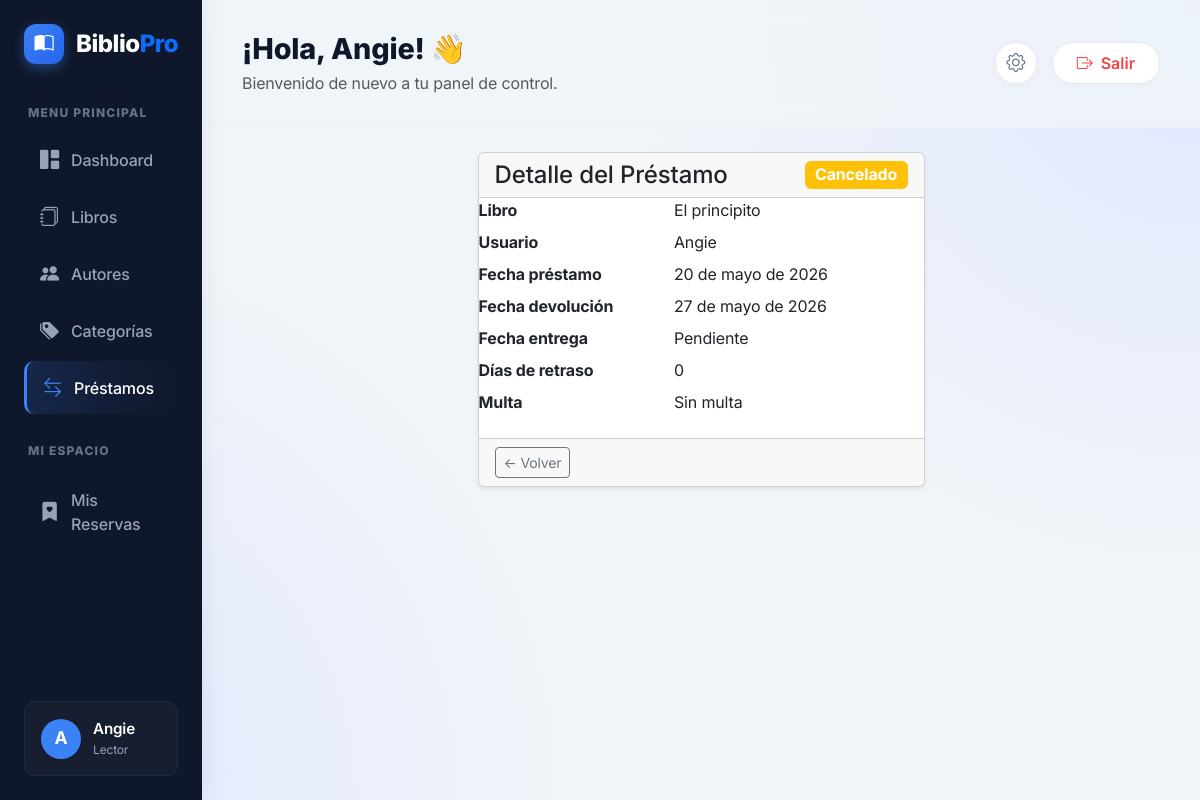
Page /prestamos/7/ (signed in) on the committed database.
### accounts/models.py (models this page shows, shortened)
class Perfil(models.Model):
    ROLES = (
        ('ADMIN', 'Administrador/Bibliotecario'),
        ('LECTOR', 'Lector'),
    )
    user = models.OneToOneField(User, on_delete=models.CASCADE)
    primer_nombre = models.CharField(max_length=100)
    segundo_nombre = models.CharField(max_length=100, blank=True)
    primer_apellido = models.CharField(max_length=100)
    segundo_apellido = models.CharField(max_length=100, blank=True)
    rol = models.CharField(max_length=20, choices=ROLES, default='LECTOR')
    sancionado = models.BooleanField(default=False)
    activo = models.BooleanField(default=True)

### prestamos/models.py (models this page shows, shortened)
class Prestamo(models.Model):
    ESTADOS = [
        ('PENDIENTE', 'Pendiente'),
        ('ACTIVO', 'Activo'),
        ('DEVUELTO', 'Devuelto'),
        ('RETRASADO', 'Retrasado'),
        ('CANCELADO', 'Cancelado'),
    ]
    usuario = models.ForeignKey(
        User,
        on_delete=models.PROTECT,
        related_name='prestamos'
    )
    libro = models.ForeignKey(
        Libro,
        on_delete=models.PROTECT,
        related_name='prestamos'
    )
    fecha_prestamo = models.DateField(
        default=timezone.localdate
    )
    fecha_devolucion = models.DateField()
    fecha_entrega = models.DateField(
        blank=True,
        null=True
    )
    notificacion_vencimiento_enviada = models.BooleanField(
        default=False
    )
    fecha_notificacion_enviada = models.DateTimeField(
        blank=True,
        null=True
    )
    estado = models.CharField(
        max_length=20,
        choices=ESTADOS,
        default='PENDIENTE'
    )
    multa = models.DecimalField(
        max_digits=10,
        decimal_places=2,
        default=Decimal('0.00')
    )
    observaciones = models.TextField(
        blank=True
    )
    creado = models.DateTimeField(
        auto_now_add=True
    )
    class Meta:
        ordering = ['-fecha_prestamo']
        verbose_name = 'préstamo'
        verbose_name_plural = 'préstamos'
    @property
    def dias_retraso(self):
        referencia = self.fecha_entrega or timezone.localdate()
        if referencia <= self.fecha_devolucion:
            return 0
        return (referencia - self.fecha_devolucion).days

### libros/models.py (models this page shows, shortened)
class Libro(models.Model):
    ESTADOS = [
        ('DISPONIBLE', 'Disponible'),
        ('PRESTADO', 'Prestado'),
        ('RESERVADO', 'Reservado'),
        ('RETRASADO', 'Retrasado'),
    ]
    titulo = models.CharField(
        max_length=200
    )
    isbn = models.CharField(
        max_length=20,
        unique=True
    )
    descripcion = models.TextField()
    autor = models.ForeignKey(
        Autor,
        on_delete=models.CASCADE
    )
    categoria = models.ForeignKey(
        Categoria,
        on_delete=models.CASCADE
    )
    imagen = models.ImageField(
        upload_to='libros/',
        blank=True,
        null=True
    )
    cantidad = models.PositiveIntegerField(
        default=1
    )
    disponibles = models.PositiveIntegerField(
        default=1
    )
    estado = models.CharField(
        max_length=20,
        choices=ESTADOS,
        default='DISPONIBLE'
    )
    fecha_creacion = models.DateTimeField(
        auto_now_add=True
    )

### prestamos/views.py (the view)
@login_required
def detalle_prestamo(request, prestamo_id):
    prestamo = get_object_or_404(
        Prestamo,
        id=prestamo_id
    )
    return render(
        request,
        'prestamos/detalle_prestamo.html',
        {
            'prestamo': prestamo
        }
    )

### prestamos/templates/prestamos/detalle_prestamo.html (shortened to what this page needs)
{% extends "base.html" %}
{% block content %}
<div class="row justify-content-center">
    <div class="col-md-6">
        <div class="card shadow-sm">
            <div class="card-header d-flex justify-content-between">
                <h4 class="mb-0">Detalle del Préstamo</h4>
                <span class="badge
                    {% if prestamo.estado == 'ACTIVO' %}bg-success
                    {% elif prestamo.estado == 'RETRASADO' %}bg-danger
                    {% elif prestamo.estado == 'DEVUELTO' %}bg-secondary
                    {% else %}bg-warning{% endif %} fs-6">
                    {{ prestamo.get_estado_display }}
                </span>
            </div>
            <div class="panel-body">
                <dl class="row">
                    <dt class="col-sm-5">Libro</dt>
                    <dd class="col-sm-7">{{ prestamo.libro.titulo }}</dd>
                    <dt class="col-sm-5">Usuario</dt>
                    <dd class="col-sm-7">{{ prestamo.usuario.username }}</dd>
                    <dt class="col-sm-5">Fecha préstamo</dt>
                    <dd class="col-sm-7">{{ prestamo.fecha_prestamo }}</dd>
                    <dt class="col-sm-5">Fecha devolución</dt>
                    <dd class="col-sm-7">{{ prestamo.fecha_devolucion }}</dd>
                    <dt class="col-sm-5">Fecha entrega</dt>
                    <dd class="col-sm-7">{{ prestamo.fecha_entrega|default:"Pendiente" }}</dd>
                    <dt class="col-sm-5">Días de retraso</dt>
                    <dd class="col-sm-7">{{ prestamo.dias_retraso }}</dd>
                    <dt class="col-sm-5">Multa</dt>
                    <dd class="col-sm-7">
                        {% if prestamo.multa > 0 %}${{ prestamo.multa|floatformat:0 }} COP
                        {% else %}Sin multa{% endif %}
                    </dd>
                </dl>
            </div>
            <div class="card-footer">
                <a href="{% url 'lista_prestamos' %}" class="btn btn-outline-secondary btn-sm">← Volver</a>
            </div>
        </div>
    </div>
</div>
{% endblock %}

### templates/base.html (shortened to what this page needs)
{% load static %}
<!DOCTYPE html>
<html lang="es">
<head>
    <link href="https://cdn.jsdelivr.net/npm/bootstrap@5.3.3/dist/css/bootstrap.min.css" rel="stylesheet">
    <link rel="stylesheet" href="{% static 'css/style.css' %}">
    <link rel="stylesheet" href="{% static 'css/app.css' %}">
    <link rel="stylesheet" href="https://cdn.jsdelivr.net/npm/bootstrap-icons@1.11.3/font/bootstrap-icons.min.css">
</head>
<body class="bg-gradient-modern">
    {% if user.is_authenticated %}
    <div class="app-layout">
        <aside class="modern-sidebar">
            <div class="sidebar-brand">
                <div class="brand-icon"><i class="bi bi-book-half"></i></div>
                <h3 class="brand-text">Biblio<span class="text-primary">Pro</span></h3>
            </div>
            <p class="sidebar-heading">MENU PRINCIPAL</p>
            <ul class="nav flex-column sidebar-nav">
                <li class="nav-item">
                    <a href="{% url 'dashboard' %}" class="nav-link {% if request.resolver_match.url_name == 'dashboard' %}active{% endif %}">
                        <i class="bi bi-grid-1x2-fill"></i><span>Dashboard</span>
                    </a>
                </li>
                <li class="nav-item">
                    <a href="{% url 'lista_libros' %}" class="nav-link {% if 'libro' in request.resolver_match.url_name %}active{% endif %}">
                        <i class="bi bi-journals"></i><span>Libros</span>
                    </a>
                </li>
                <li class="nav-item">
                    <a href="{% url 'lista_autores' %}" class="nav-link {% if 'autor' in request.resolver_match.url_name %}active{% endif %}">
                        <i class="bi bi-people-fill"></i><span>Autores</span>
                    </a>
                </li>
                <li class="nav-item">
                    <a href="{% url 'lista_categorias' %}" class="nav-link {% if 'categoria' in request.resolver_match.url_name %}active{% endif %}">
                        <i class="bi bi-tags-fill"></i><span>Categorías</span>
                    </a>
                </li>
                <li class="nav-item">
                    <a href="{% url 'lista_prestamos' %}" class="nav-link {% if 'prestamo' in request.resolver_match.url_name %}active{% endif %}">
                        <i class="bi bi-arrow-left-right"></i><span>Préstamos</span>
                    </a>
                </li>
                {% if user.perfil.rol == 'ADMIN' %}
                <p class="sidebar-heading mt-4">ADMINISTRACIÓN</p>
                <li class="nav-item">
                    <a href="{% url 'usuarios' %}" class="nav-link {% if 'usuario' in request.resolver_match.url_name %}active{% endif %}">
                        <i class="bi bi-person-badge-fill"></i><span>Usuarios</span>
                    </a>
                </li>
                <li class="nav-item">
                    <a href="{% url 'reservas:list' %}" class="nav-link {% if 'reserva' in request.resolver_match.url_name %}active{% endif %}">
                        <i class="bi bi-bookmark-star-fill"></i><span>Reservas</span>
                    </a>
                </li>
                <li class="nav-item">
                    <a href="{% url 'reportes:index' %}" class="nav-link {% if 'reporte' in request.resolver_match.url_name %}active{% endif %}">
                        <i class="bi bi-bar-chart-line-fill"></i><span>Reportes</span>
                    </a>
                </li>
                {% else %}
                <p class="sidebar-heading mt-4">MI ESPACIO</p>
                <li class="nav-item">
                    <a href="{% url 'reservas:mis_reservas' %}" class="nav-link">
                        <i class="bi bi-bookmark-heart-fill"></i><span>Mis Reservas</span>
                    </a>
                </li>
                {% endif %}
            </ul>
            <div class="sidebar-footer mt-auto">
                <div class="user-info-card">
                    <div class="user-avatar">{{ user.username|make_list|first|upper }}</div>
                    <div class="user-details">
                        <span class="user-name">{{ user.first_name|default:user.username }}</span>
                        <span class="user-role">{{ user.perfil.get_rol_display }}</span>
                    </div>
                </div>
            </div>
        </aside>
        <main class="main-content-wrapper">
            <header class="modern-topbar">
                <div class="topbar-left">
                    <h2 class="page-greeting">¡Hola, {{ user.first_name|default:user.username }}! 👋</h2>
                    <p class="page-subtitle text-muted mb-0">Bienvenido de nuevo a tu panel de control.</p>
                </div>
                <div class="topbar-right">
                    <a href="{% url 'perfil' %}" class="btn-icon" data-bs-toggle="tooltip" title="Mi Perfil">
                        <i class="bi bi-gear"></i>
                    </a>
                    <form method="POST" action="{% url 'logout' %}" class="d-inline">
                        <button type="submit" class="btn btn-logout rounded-pill px-4">
                            <i class="bi bi-box-arrow-right me-2"></i>Salir
                        </button>
                    </form>
                </div>
            </header>
            <div class="content-area mt-4">
                {% block content %}{% endblock %}
            </div>
        </main>
    </div>
    {% else %}
    <div class="auth-layout">
        {% block auth_content %}{% endblock %}
    </div>
    {% endif %}
</body>
</html>

### static/css/style.css (style rules this page uses)
body { background-color: #f4f6f9; }

### static/css/app.css (style rules this page uses)
:root { --ink: #1e293b; --muted: #64748b; --line: #e2e8f0; --panel: #ffffff; --bg: #f1f5f9; --brand: #3b82f6; --brand-dark: #2563eb; --nav: #0f172a; --sidebar-bg: #0f172a; --sidebar-hover: #1e293b; --success: #10b981; --warning: #f59e0b; --danger: #ef4444; }
body { background: var(--bg); background-image: radial-gradient(circle at top right, #e0e7ff 0%, transparent 40%), radial-gradient(circle at bottom left, #e0e7ff 0%, transparent 40%); background-attachment: fixed; color: var(--ink); font-family: 'Plus Jakarta Sans', Inter, system-ui, -apple-system, sans-serif; letter-spacing: -0.01em; -webkit-font-smoothing: antialiased; }
a { text-decoration: none; transition: color 0.2s ease; }
.app-layout { display: flex; min-height: 100vh; }
.modern-sidebar { width: 280px; background: var(--nav); color: #fff; padding: 24px; display: flex; flex-direction: column; position: sticky; top: 0; height: 100vh; box-shadow: 4px 0 24px rgba(0,0,0,0.06); z-index: 100; }
.sidebar-brand { display: flex; align-items: center; gap: 12px; margin-bottom: 40px; }
.brand-icon { background: linear-gradient(135deg, var(--brand), var(--brand-dark)); width: 40px; height: 40px; border-radius: 12px; display: flex; align-items: center; justify-content: center; font-size: 1.2rem; box-shadow: 0 4px 12px rgba(59,130,246,0.4); }
.brand-text { margin: 0; font-size: 1.5rem; font-weight: 800; letter-spacing: -0.02em; }
.sidebar-heading { color: #64748b; font-size: 0.75rem; font-weight: 800; letter-spacing: 0.1em; margin: 0 0 12px 4px; }
.sidebar-nav { gap: 4px; }
.sidebar-nav .nav-link { color: #94a3b8; border-radius: 10px; padding: 12px 16px; display: flex; align-items: center; gap: 12px; font-weight: 500; transition: all 0.3s cubic-bezier(0.4, 0, 0.2, 1); }
.sidebar-nav .nav-link i { font-size: 1.2rem; transition: transform 0.3s ease; }
.sidebar-nav .nav-link.active { color: #fff; background: linear-gradient(90deg, rgba(59,130,246,0.15), transparent); border-left: 3px solid var(--brand); }
.sidebar-nav .nav-link.active i { color: var(--brand); }
.user-info-card { background: rgba(255,255,255,0.03); border: 1px solid rgba(255,255,255,0.05); border-radius: 12px; padding: 16px; display: flex; align-items: center; gap: 12px; transition: background 0.3s ease; }
.user-avatar { width: 40px; height: 40px; border-radius: 50%; background: var(--brand); display: flex; align-items: center; justify-content: center; font-weight: 700; font-size: 1.1rem; }
.user-details { display: flex; flex-direction: column; overflow: hidden; }
.user-name { font-weight: 600; font-size: 0.95rem; white-space: nowrap; overflow: hidden; text-overflow: ellipsis; }
.user-role { color: #94a3b8; font-size: 0.75rem; }
.main-content-wrapper { flex-grow: 1; display: flex; flex-direction: column; min-width: 0; }
.modern-topbar { padding: 32px 40px; display: flex; justify-content: space-between; align-items: center; background: rgba(241, 245, 249, 0.8); backdrop-filter: blur(12px); position: sticky; top: 0; z-index: 50; border-bottom: 1px solid rgba(0,0,0,0.02); }
.page-greeting { font-size: 1.8rem; font-weight: 800; color: #0f172a; margin: 0 0 4px; }
.topbar-right { display: flex; align-items: center; gap: 16px; }
.btn-icon { width: 40px; height: 40px; border-radius: 50%; display: flex; align-items: center; justify-content: center; background: #fff; color: #64748b; box-shadow: 0 2px 10px rgba(0,0,0,0.05); transition: all 0.2s ease; font-size: 1.2rem; }
.btn-logout { background: #fff; border: 1px solid #e2e8f0; color: #ef4444; font-weight: 600; padding: 8px 20px; transition: all 0.2s ease; box-shadow: 0 2px 10px rgba(0,0,0,0.02); }
.content-area { padding: 0 40px 40px; flex-grow: 1; }

### rows in the picture
Prestamo: estado "Cancelado", libro.titulo "El principito", usuario.username "Angie", fecha_prestamo "20 de mayo de 2026", fecha_devolucion "27 de mayo de 2026", fecha_entrega "Pendiente", dias_retraso "0"

### other values in the picture
{{ user.username|make_list|first|upper }} "A"
{{ user.first_name|default:user.username }} "Angie"
{{ user.perfil.get_rol_display }} "Lector"
